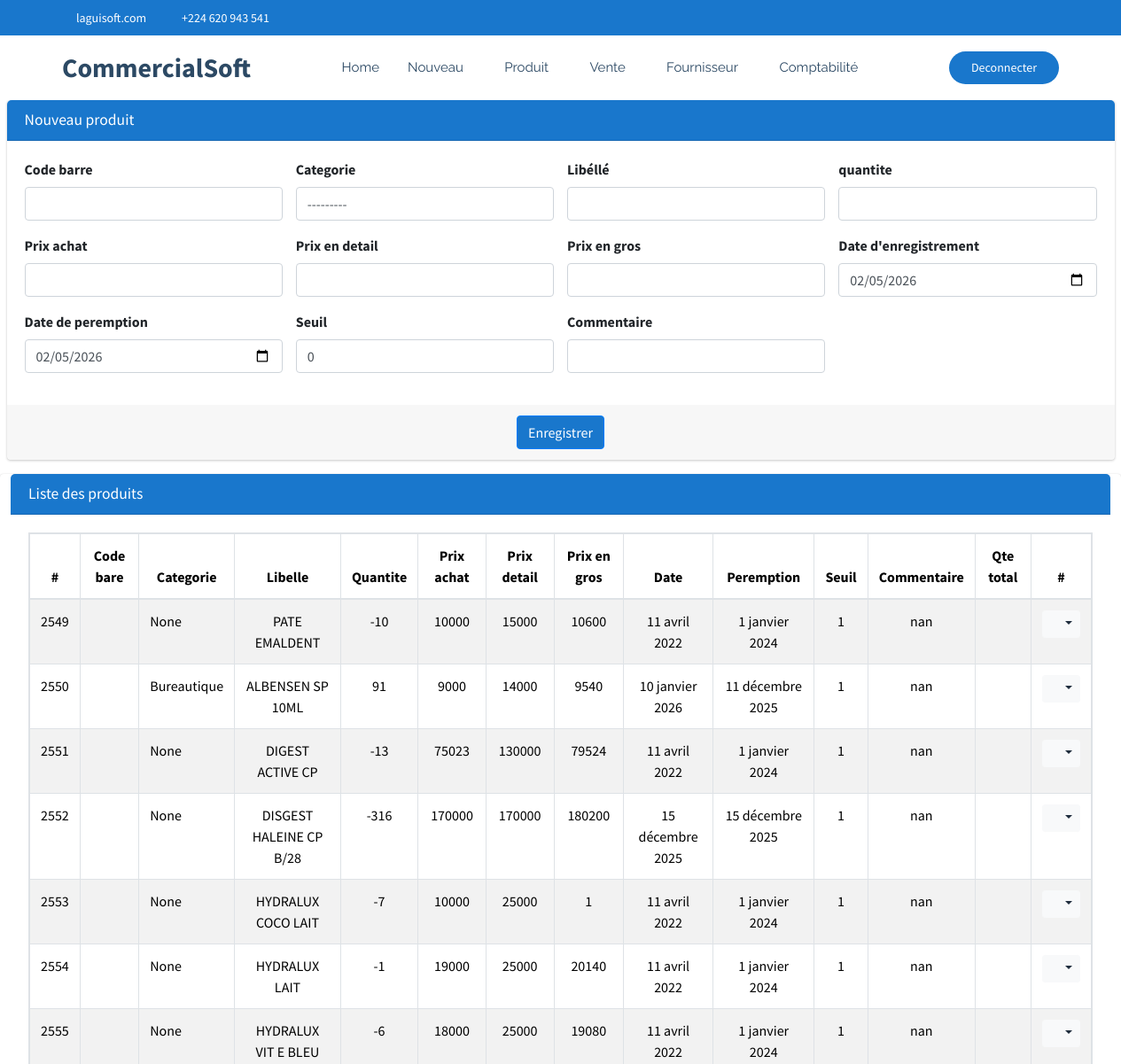
The page /commerce/produit/ (signed in, upper part) on the database as committed earlier.
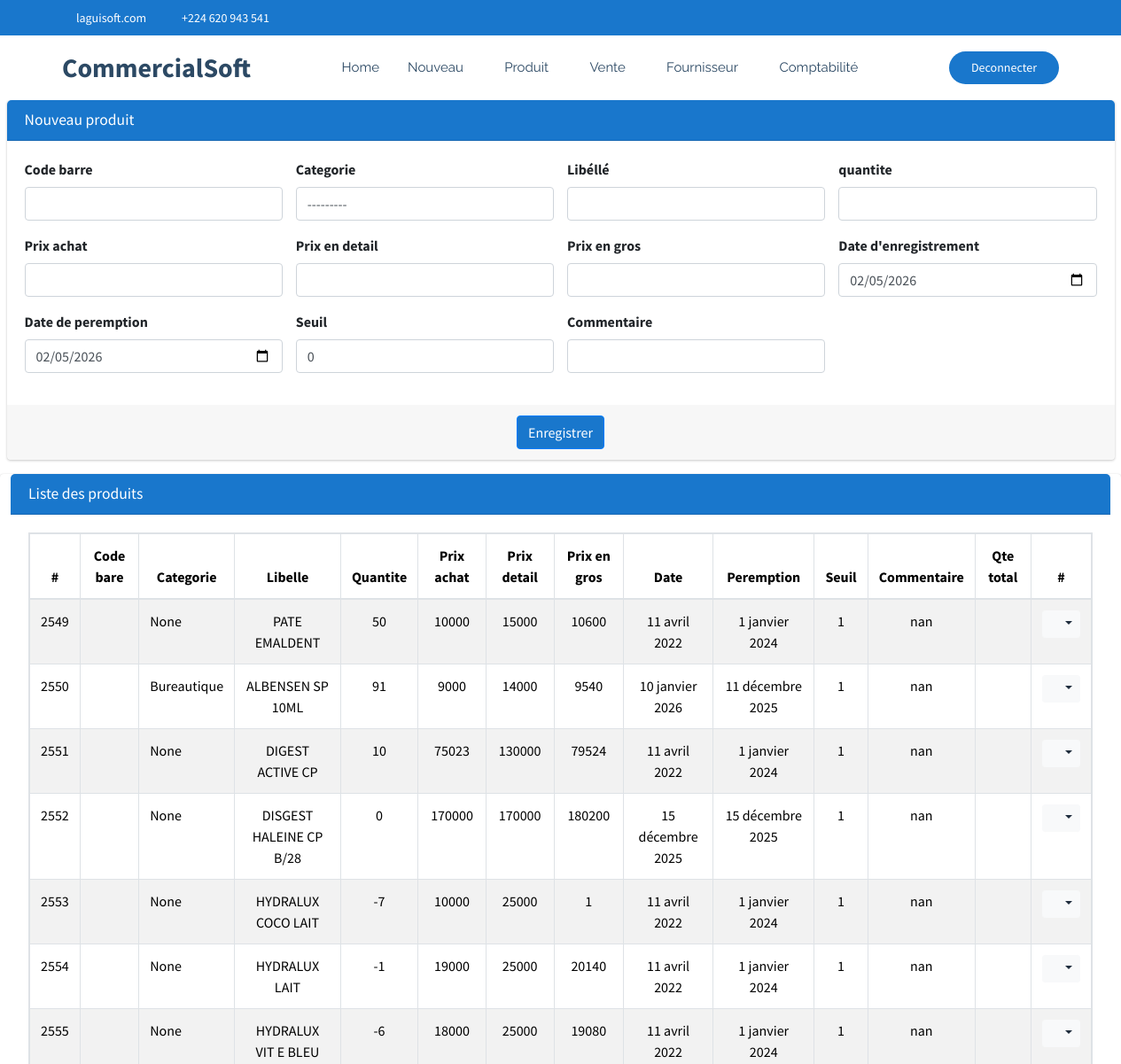
The same page on the database as committed later.
### CommercialSoft/models.py (models this page shows, shortened)
class Produit(models.Model):
    codebare=models.CharField(max_length=100, unique=True, null=True, blank=True)
    categorie=models.ForeignKey(Categorie, on_delete=models.SET_NULL, null=True, blank=True)
    libelle=models.CharField(max_length=60, unique=True)
    quantite=models.IntegerField()
    prixAchat=models.DecimalField(max_digits=30, decimal_places=0)
    prixEnGros=models.DecimalField(max_digits=30, decimal_places=0)
    prixDetail=models.DecimalField(max_digits=30, decimal_places=0)
    autrePrix=models.DecimalField(max_digits=30, decimal_places=0, default=0)
    date=models.DateField(default=timezone.now)
    datePeremption=models.DateField(default=timezone.now)
    seuil=models.PositiveIntegerField(default=0)
    commentaire=models.CharField(max_length=60, null=True, blank=True)
    quantiteTotal=models.PositiveBigIntegerField(default=0)

### CommercialSoft/views.py (the view)
# urls.py: path('produit/', views.produit_list_create,name="commerce_produit"),
@login_required
def produit_list_create(request):
    if request.method == "POST":
        form = ProduitForm(request.POST)
        if form.is_valid():
            form.save()  # Sauvegarder après modification
            messages.success(request, "Produit créée avec succès !")
            return redirect('commerce_produit')
        else:
            messages.error(request, "Erreur lors de la création de la produit.")
    else:
        form = ProduitForm()
    produit = Produit.objects.all().order_by('id')
    paginator = Paginator(produit, 15)
    page = request.GET.get('page')
    paginated = paginator.get_page(page)
    return render(request, 'CommercialSoft/produit.html', {'form': form,'listes': paginated})

### CommercialSoft/forms.py
class ProduitForm(forms.ModelForm):
    class Meta:
        model = Produit
        fields = ['codebare','categorie','libelle','quantite','prixAchat','prixDetail','prixEnGros','date','datePeremption','seuil','commentaire']
        widgets = {
            'codebare': forms.TextInput(attrs={'class': 'form-control'}),
            'categorie': forms.Select(attrs={'class': 'form-control'}),
            'libelle': forms.TextInput(attrs={'class': 'form-control'}),
            'quantite': forms.NumberInput(attrs={'class': 'form-control'}),
            'prixAchat': forms.NumberInput(attrs={'class': 'form-control'}),
            'prixDetail': forms.NumberInput(attrs={'class': 'form-control'}),
            'prixEnGros': forms.NumberInput(attrs={'class': 'form-control'}),
            'date': forms.DateInput(attrs={'class': 'form-control', 'type': 'date','id':'idDateEnregistrement'}),
            'datePeremption': forms.DateInput(attrs={'class': 'form-control', 'type': 'date','id':'idDatePeremption'}),
            'seuil': forms.NumberInput(attrs={'class': 'form-control'}),
            'commentaire': forms.TextInput(attrs={'class': 'form-control'}),
        }

### CommercialSoft/templates/CommercialSoft/produit.html (shortened to what the changed rows need)
{% extends "CommercialSoft/starter-page.html" %}
{% load static %}
{% block css %}
    <link rel="stylesheet" href="{% static 'autre/plugins/fontawesome-free/css/all.min.css' %}">
    <link rel="stylesheet" href="https://code.ionicframework.com/ionicons/2.0.1/css/ionicons.min.css">
  <link rel="stylesheet" href="{% static 'autre/plugins/sweetalert2-theme-bootstrap-4/bootstrap-4.min.css' %}">
    <link rel="stylesheet" href="{% static 'autre/dist/css/adminlte.min.css' %}">
    <link rel="stylesheet" href="{% static 'autre/plugins/toastr/toastr.min.css' %}">
{% endblock %}
{% block corp %}
<section class="content pt-0">
  <div class="container-fluid">
     <div class="row">
      <div class="card card-primary">
        <div class="card-body">
          <table class="table table-bordered table-hover table-striped table-responsive">
            <thead>
              <tr>
                <th style="width: 10px" class="text-center">#</th>
                <th class="text-center">Code bare</th>
                <th class="text-center">Categorie</th>
                <th class="text-center">Libelle</th>
                <th class="text-center">Quantite</th>
                <th class="text-center">Prix achat</th>
                <th class="text-center">Prix detail</th>
                <th class="text-center">Prix en gros</th>
                <th class="text-center">Date</th>
                <th class="text-center">Peremption</th>
                <th class="text-center">Seuil</th>
                <th class="text-center">Commentaire</th>
                <th class="text-center">Qte total</th>
                <th style="width: 40px" class="text-center">#</th>
              </tr>
            </thead>
            <tbody>
              {% if listes %}
                {% for liste in listes %}
                  <tr>
                    <td class="text-center">{{liste.id}}</td>
                    <td>{{liste.codebarre}}</td>
                    <td>{{liste.categorie}}</td>
                    <td class="text-center">{{liste.libelle}}</td>
                    <td class="text-center">{{liste.quantite}}</td>
                    <td class="text-center">{{liste.prixAchat}}</td>
                    <td class="text-center">{{liste.prixDetail}}</td>
                    <td class="text-center">{{liste.prixEnGros}}</td>
                    <td class="text-center">{{liste.date}}</td>
                    <td class="text-center">{{liste.datePeremption}}</td>
                    <td class="text-center">{{liste.seuil}}</td>
                    <td class="text-center">{{liste.commentaire}}</td>
                    <td class="text-center">{{patient.quantiteTotal}}</td>
                    <td class="text-center">
                      <div class="btn-group">
                        <button type="button" class="btn btn-sm btn-light dropdown-toggle" data-toggle="dropdown" aria-expanded="false">
                          <i class="fas fa-cogs"></i>
                        </button>
                      </div>
                    </td>
                  </tr>
                {% endfor %}
              {% else %}
                <tr>
                  <td colspan="14" class="text-center">Aucune ligine disponible pour le moment.</td>
                </tr>
              {% endif %}
            </tbody>
          </table>
        </div>
      </div>
     </div>
  </div>
</section>
  {% endblock %}

Rows that differ between the two databases and show on the page:
changed Produit "PATE EMALDENT": quantite "-10" → "50"
changed Produit "DIGEST ACTIVE CP": quantite "-13" → "10"
changed Produit "DISGEST HALEINE CP B/28": quantite "-316" → "0"
